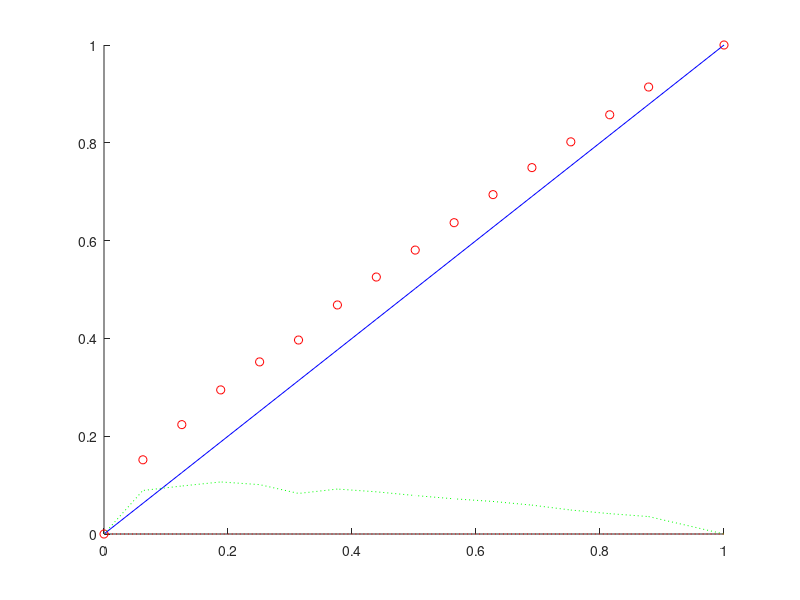

Source code (MATLAB):
% 11-14-2012
% calculate the difference between the target curve and the measured data

% input data
load Sony_PVM_D65_CR100_BR100_G22_COOFF_CH1_11-06-2012_2040.mat

% input parameter
targetgamma = 2.2;

% obtain graylevel
gray = mea(:,6);
lmin = min(gray);
lmax = max(gray);
% grayx is the digital count as well as the target because of linearity
grayx = mea(:,1)./255;

% calculate de-gamma
graynormalized = (gray - lmin) ./ (lmax-lmin);
graydegamma = power(graynormalized,1/targetgamma);

% define target
graytarget = grayx;

% calculate difference
graydiff = graytarget - graydegamma;

% calculate difference
graydiffpos = (graydegamma >  graytarget) .* (graydegamma - graytarget);
graydiffneg = (graydegamma <= graytarget) .* (graytarget - graydegamma);

% output
diffposavg = mean(graydiffpos)
diffnegavg = mean(graydiffneg)

% show plot
% only for sorted data
clf
hold on
plot(grayx,graydegamma(:),'or')
plot(grayx,grayx,'-b')

plot(grayx,graydiffpos,':g')
plot(grayx,graydiffneg,':r')